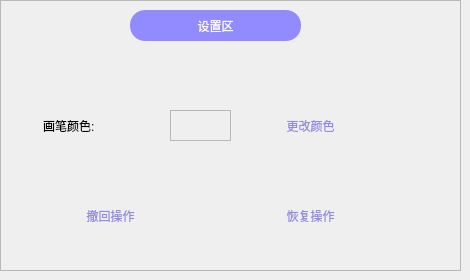
       <widget class="QWidget" name="page_1">
        <widget class="QFrame" name="edit_frame">
         <property name="geometry">
          <rect>
           <x>0</x>
           <y>0</y>
           <width>461</width>
           <height>271</height>
          </rect>
         </property>
         <property name="autoFillBackground">
          <bool>false</bool>
         </property>
         <property name="frameShape">
          <enum>QFrame::StyledPanel</enum>
         </property>
         <property name="frameShadow">
          <enum>QFrame::Raised</enum>
         </property>
         <widget class="QLabel" name="work_label_3">
          <property name="geometry">
           <rect>
            <x>130</x>
            <y>10</y>
            <width>171</width>
            <height>31</height>
           </rect>
          </property>
          <property name="styleSheet">
           <string notr="true">font: 35 12pt '微软雅黑 Light';
color: rgb(255,255,255);
background-color: rgb(146, 138, 255);
border: none;border-radius:15px;</string>
          </property>
          <property name="text">
           <string>设置区</string>
          </property>
          <property name="alignment">
           <set>Qt::AlignCenter</set>
          </property>
         </widget>
         <widget class="QLabel" name="label_13">
          <property name="geometry">
           <rect>
            <x>43</x>
            <y>110</y>
            <width>91</width>
            <height>31</height>
           </rect>
          </property>
          <property name="text">
           <string>画笔颜色:</string>
          </property>
         </widget>
         <widget class="QPushButton" name="btn_color">
          <property name="geometry">
           <rect>
            <x>270</x>
            <y>110</y>
            <width>81</width>
            <height>31</height>
           </rect>
          </property>
          <property name="styleSheet">
           <string notr="true">QPushButton{
	border-top-left-radius:0px;
	border-top-right-radius:0px;
	border-bottom-right-radius:0px;
	border-bottom-left-radius:0px;
	color:#928ae1;
}	

QPushButton:hover{
    background-color:rgb(146, 138, 255);
	border:none;
	padding: 3px;
	color: #FFFFFF;
}
</string>
          </property>
          <property name="text">
           <string>更改颜色</string>
          </property>
         </widget>
         <widget class="QFrame" name="color_show">
          <property name="geometry">
           <rect>
            <x>170</x>
            <y>110</y>
            <width>61</width>
            <height>31</height>
           </rect>
          </property>
          <property name="frameShape">
           <enum>QFrame::StyledPanel</enum>
          </property>
          <property name="frameShadow">
           <enum>QFrame::Raised</enum>
          </property>
         </widget>
         <widget class="QPushButton" name="recall_btn">
          <property name="geometry">
           <rect>
            <x>70</x>
            <y>200</y>
            <width>81</width>
            <height>31</height>
           </rect>
          </property>
          <property name="styleSheet">
           <string notr="true">QPushButton{
	border-top-left-radius:0px;
	border-top-right-radius:0px;
	border-bottom-right-radius:0px;
	border-bottom-left-radius:0px;
	color:#928ae1;
}	

QPushButton:hover{
    background-color:rgb(146, 138, 255);
	border:none;
	padding: 3px;
	color: #FFFFFF;
}
</string>
          </property>
          <property name="text">
           <string>撤回操作</string>
          </property>
         </widget>
         <widget class="QPushButton" name="restore_btn">
          <property name="geometry">
           <rect>
            <x>270</x>
            <y>200</y>
            <width>81</width>
            <height>31</height>
           </rect>
          </property>
          <property name="styleSheet">
           <string notr="true">QPushButton{
	border-top-left-radius:0px;
	border-top-right-radius:0px;
	border-bottom-right-radius:0px;
	border-bottom-left-radius:0px;
	color:#928ae1;
}	

QPushButton:hover{
    background-color:rgb(146, 138, 255);
	border:none;
	padding: 3px;
	color: #FFFFFF;
}
</string>
          </property>
          <property name="text">
           <string>恢复操作</string>
          </property>
         </widget>
        </widget>
       </widget>
